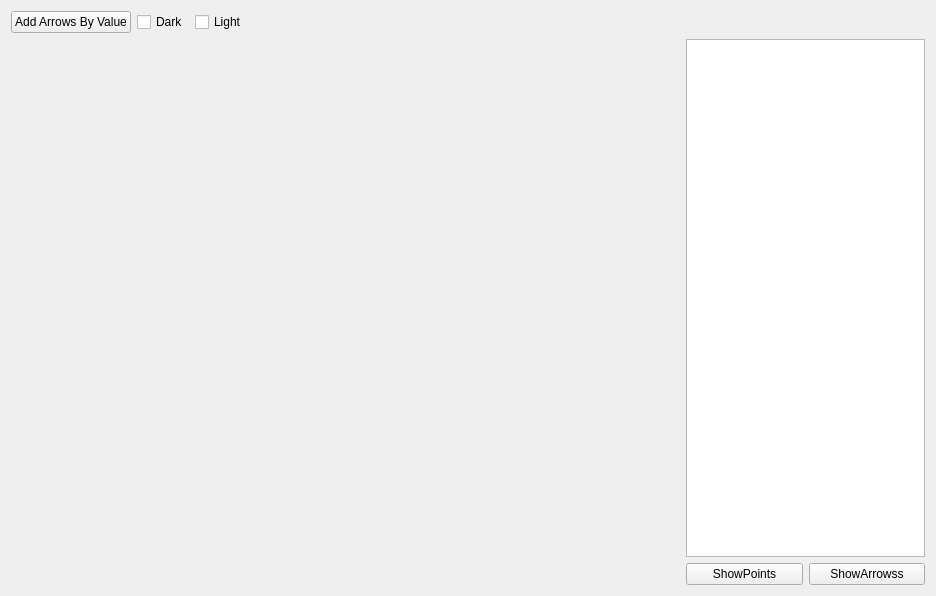
<?xml version="1.0" encoding="UTF-8"?>
<ui version="4.0">
 <class>UserTest</class>
 <widget class="QWidget" name="UserTest">
  <property name="geometry">
   <rect>
    <x>0</x>
    <y>0</y>
    <width>936</width>
    <height>596</height>
   </rect>
  </property>
  <property name="windowTitle">
   <string>Use Signal Constellation</string>
  </property>
  <layout class="QVBoxLayout" name="verticalLayout_5">
   <item>
    <layout class="QHBoxLayout" name="horizontalLayout_6">
     <item>
      <widget class="QPushButton" name="AddArrowsByValue">
       <property name="enabled">
        <bool>true</bool>
       </property>
       <property name="text">
        <string>Add Arrows By Value</string>
       </property>
      </widget>
     </item>
     <item>
      <layout class="QHBoxLayout" name="horizontalLayout_5">
       <item>
        <widget class="QCheckBox" name="DarkTheme">
         <property name="text">
          <string>Dark</string>
         </property>
        </widget>
       </item>
       <item>
        <widget class="QCheckBox" name="LightTheme">
         <property name="text">
          <string>Light</string>
         </property>
        </widget>
       </item>
      </layout>
     </item>
     <item>
      <layout class="QHBoxLayout" name="horizontalLayout_2">
       <item>
        <spacer name="horizontalSpacer">
         <property name="orientation">
          <enum>Qt::Horizontal</enum>
         </property>
         <property name="sizeHint" stdset="0">
          <size>
           <width>40</width>
           <height>20</height>
          </size>
         </property>
        </spacer>
       </item>
      </layout>
     </item>
    </layout>
   </item>
   <item>
    <layout class="QHBoxLayout" name="horizontalLayout_3">
     <item>
      <layout class="QVBoxLayout" name="verticalLayout_3">
       <item>
        <widget class="ConstellationWidget" name="widget" native="true">
         <property name="minimumSize">
          <size>
           <width>669</width>
           <height>500</height>
          </size>
         </property>
        </widget>
       </item>
       <item>
        <widget class="QLabel" name="label">
         <property name="text">
          <string/>
         </property>
        </widget>
       </item>
      </layout>
     </item>
     <item>
      <layout class="QVBoxLayout" name="verticalLayout">
       <item>
        <widget class="QTextEdit" name="textEdit">
         <property name="enabled">
          <bool>true</bool>
         </property>
         <property name="maximumSize">
          <size>
           <width>250</width>
           <height>16777215</height>
          </size>
         </property>
         <property name="mouseTracking">
          <bool>true</bool>
         </property>
         <property name="acceptDrops">
          <bool>true</bool>
         </property>
         <property name="readOnly">
          <bool>true</bool>
         </property>
        </widget>
       </item>
       <item>
        <layout class="QHBoxLayout" name="horizontalLayout">
         <item>
          <widget class="QPushButton" name="ShowPointsCoord">
           <property name="text">
            <string>ShowPoints</string>
           </property>
          </widget>
         </item>
         <item>
          <widget class="QPushButton" name="ShowArrowssCoord">
           <property name="text">
            <string>ShowArrowss</string>
           </property>
          </widget>
         </item>
        </layout>
       </item>
      </layout>
     </item>
    </layout>
   </item>
  </layout>
 </widget>
 <customwidgets>
  <customwidget>
   <class>ConstellationWidget</class>
   <extends>QWidget</extends>
   <header>ConstellationWidget.h</header>
   <container>1</container>
  </customwidget>
 </customwidgets>
 <resources/>
 <connections/>
</ui>
